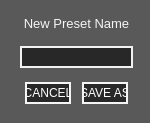
<?xml version="1.0" encoding="UTF-8"?>
<ui version="4.0">
 <class>saveAsDialogForm</class>
 <widget class="QWidget" name="saveAsDialogForm">
  <property name="geometry">
   <rect>
    <x>0</x>
    <y>0</y>
    <width>150</width>
    <height>123</height>
   </rect>
  </property>
  <property name="windowTitle">
   <string>Form</string>
  </property>
  <property name="styleSheet">
   <string notr="true">QWidget
{
	background: rgb(89, 89, 89);
}

/*-------QLabel-------*/
QLabel
{
	color: rgb(245, 245, 245);
}

/*-----------QLineEdit------------*/
QLineEdit
{
	background: rgb(40, 40, 40);
	border: 2px solid rgb(242, 242, 242);
	padding-bottom: 2px;
	color: rgb(245, 245, 245);
	font: 9pt &quot;Droid Sans Mono&quot;;
}

QLineEdit:focus
{
	border: 3px solid white;
	padding-bottom: 2px;
}

/*----------- QPushButton ------------*/
QPushButton
{
	background: rgb(40, 40, 40);
	color: white;
	border: 2px solid rgb(245, 245, 245);
	font: 8pt &quot;Futura-Normal&quot;;
	padding: 0,1,0,0;
}

QPushButton:pressed
{
	background: rgb(245, 245, 245);
	color: black;
	border: 2px solid rgb(245, 245, 245);
	font: 8pt &quot;Futura-Normal&quot;;
	padding: 0, 1, 0, 0;
}

QPushButton:disabled
{
	background: rgba(20, 20, 20, 100);
	color: rgb(100, 100, 100);
	border: 2px solid rgb(100, 100, 100);
	font: 8pt &quot;Futura-Normal&quot;;
	padding: 0, 1, 0, 0;
}
</string>
  </property>
  <widget class="QLabel" name="label">
   <property name="geometry">
    <rect>
     <x>20</x>
     <y>10</y>
     <width>113</width>
     <height>28</height>
    </rect>
   </property>
   <property name="text">
    <string>&lt;!DOCTYPE HTML PUBLIC &quot;-//W3C//DTD HTML 4.0//EN&quot; &quot;http://www.w3.org/TR/REC-html40/strict.dtd&quot;&gt;
&lt;html&gt;&lt;head&gt;&lt;meta name=&quot;qrichtext&quot; content=&quot;1&quot; /&gt;&lt;meta charset=&quot;utf-8&quot; /&gt;&lt;style type=&quot;text/css&quot;&gt;
p, li { white-space: pre-wrap; }
&lt;/style&gt;&lt;/head&gt;&lt;body style=&quot; font-family:'Segoe UI'; font-size:9pt; font-weight:400; font-style:normal;&quot;&gt;
&lt;p style=&quot; margin-top:0px; margin-bottom:0px; margin-left:0px; margin-right:0px; -qt-block-indent:0; text-indent:0px;&quot;&gt;&lt;span style=&quot; font-family:'Futura-Normal'; font-size:10pt;&quot;&gt;New Preset Name&lt;/span&gt;&lt;/p&gt;&lt;/body&gt;&lt;/html&gt;</string>
   </property>
   <property name="alignment">
    <set>Qt::AlignCenter</set>
   </property>
  </widget>
  <widget class="QPushButton" name="save">
   <property name="geometry">
    <rect>
     <x>82</x>
     <y>82</y>
     <width>46</width>
     <height>22</height>
    </rect>
   </property>
   <property name="toolTip">
    <string>Saves a shiny, new preset.</string>
   </property>
   <property name="text">
    <string>SAVE AS</string>
   </property>
  </widget>
  <widget class="QLineEdit" name="name">
   <property name="geometry">
    <rect>
     <x>20</x>
     <y>46</y>
     <width>113</width>
     <height>22</height>
    </rect>
   </property>
   <property name="toolTip">
    <string>You shall be called...</string>
   </property>
  </widget>
  <widget class="QPushButton" name="cancel">
   <property name="geometry">
    <rect>
     <x>25</x>
     <y>82</y>
     <width>46</width>
     <height>22</height>
    </rect>
   </property>
   <property name="toolTip">
    <string>I've changed my mind. &lt;br&gt;I don't want a new preset. Not yet...</string>
   </property>
   <property name="text">
    <string>CANCEL</string>
   </property>
  </widget>
 </widget>
 <tabstops>
  <tabstop>name</tabstop>
  <tabstop>save</tabstop>
  <tabstop>cancel</tabstop>
 </tabstops>
 <resources/>
 <connections/>
</ui>
